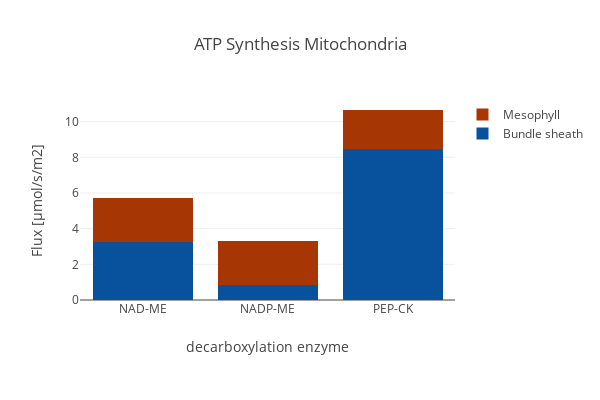

The cell this chart's notebook holds for it:
### Code cell
create_bar_plot_met(D_pfba, D_exp,
                    {'[M]_cplx5_m':'Mesophyll','[B]_cplx5_m': 'Bundle sheath'},'ATP_m',
                    'ATP Synthesis Mitochondria', xaxis_title, c3_model,
                    stacked = True, save_fig=save_fig)

### Figure 1 — Plotly figure (JSON) as saved in the notebook; plotly's stock layout.template omitted (floating-point values rounded to 4 significant figures)
{"data": [{"marker": {"color": "rgb(8,81,156)"}, "name": "Bundle sheath", "type": "bar", "uid": "84789389-8157-4d22-858b-0c99be63890a", "x": ["NAD-ME", "NADP-ME", "PEP-CK"], "y": [3.236, 0.8434, 8.469]}, {"marker": {"color": "rgb(166,54,3)"}, "name": "Mesophyll", "type": "bar", "uid": "b81eca00-8c49-491b-bcc5-74974625ea8c", "x": ["NAD-ME", "NADP-ME", "PEP-CK"], "y": [2.488, 2.488, 2.185]}], "layout": {"barmode": "stack", "height": 400, "margin": {"b": 100}, "title": {"text": "ATP Synthesis Mitochondria"}, "width": 600, "xaxis": {"tickangle": 0, "title": {"text": "decarboxylation enzyme"}}, "yaxis": {"autorange": true, "title": {"text": "Flux [µmol/s/m2]"}}}}
